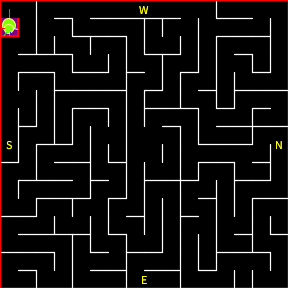
Frame 1 (no input)
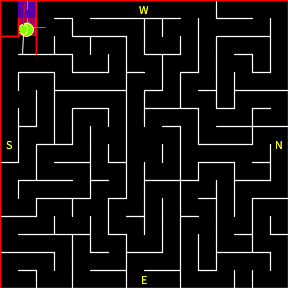
Frame 60 (the mouse pressed at the canvas centre just before this capture)
Frame 120 (the mouse held since frame 60 and released just before this capture): identical to frame 60, image omitted

The Processing sketch that drew these frames (run headless with seeded random() and noise(); from frame 60 on, the mouse is pressed at the canvas centre):

// Processing sketch: MapLogic4
// ── MapLogic4.pde
// Find the center of a maze, then roam back and forth along the shortest route forever.
// Do it in real time, 
// Dan Royer (dan@marginallyclever.com) 2016-05-21

Maze actualMaze;
Turtle turtle;
boolean step;
boolean paused;

void setup () {
  // set the window size
  size(288, 288);  // 288 = 18x16, the number of cells by the cell size.
  frameRate(30);
  paused=false;
  step=false;

  actualMaze = new Maze();
  actualMaze.generateRandomMaze();
  turtle = new Turtle();
}


void draw() {
  if(paused && !step) return;
  step=false;
  
  background(0);  // erase window
  turtle.thinkAndAct();
  turtle.drawTurtle();
  stroke(255,255,255);
  actualMaze.drawMaze();
  stroke(255,0,0);
  turtle.mentalMaze.drawMaze();
}


void keyPressed() {
  if(key==RETURN || key==ENTER) {
    step=true;
  }
  if(key==' ') paused = !paused;
}
// ── Maze.pde
// Find the center of a maze, then roam back and forth along the shortest route forever.
// Dan Royer (dan@marginallyclever.com) 2016-05-21
// Maze creation and access methods

class MazeCell {
  int x, y;
  boolean visited;
  boolean onStack;
}

class MazeWall {
  int cellA, cellB;
  float x1,y1,x2,y2;
  
  boolean removed;
}


static final int ROWS = 16;
static final int COLUMNS = 16;
static final float CELL_SIZE = 18;  //cm
static final float WALL_THICKNESS = 1.2;  //cm
static final float CELL_INTERIOR_SIZE = CELL_SIZE - WALL_THICKNESS;  // cm
float xmax, xmin, ymax, ymin;
float cellW,cellH;

  
class Maze {
  // map details
  MazeCell[] cells;
  MazeWall[] walls;
  MazeWall[] outsideWalls;
  
  // build a list of walls in the maze, cells in the maze, and how they connect to each other.
  Maze() {
    ymin = 0;
    ymax = height;
    xmin = 0;
    xmax = width;
    
    cellW = (xmax - xmin) / COLUMNS;
    cellH = (ymax - ymin) / ROWS;
    
    // build the cells
    cells = new MazeCell[ROWS * COLUMNS];
  
    int x, y, i = 0;
    for (y = 0; y < ROWS; ++y) {
      for (x = 0; x < COLUMNS; ++x) {
        cells[i] = new MazeCell();
        cells[i].visited = false;
        cells[i].onStack = false;
        cells[i].x = x;
        cells[i].y = y;
        ++i;
      }
    }
  
    // build the graph
    walls = new MazeWall[((ROWS - 1) * COLUMNS) + ((COLUMNS - 1) * ROWS)];
    i = 0;
    for (y = 0; y < ROWS; ++y) {
      for (x = 0; x < COLUMNS; ++x) {
        
        if (x < COLUMNS - 1) {
          // vertical wall between horizontal cells
          walls[i] = new MazeWall();
          walls[i].removed = false;
          walls[i].cellA = y * COLUMNS + x;
          walls[i].cellB = y * COLUMNS + x + 1;
          calculateWallEnds(i);
          ++i;
        }
        if (y < ROWS - 1) {
          // horizontal wall between vertical cells
          walls[i] = new MazeWall();
          walls[i].removed = false;
          walls[i].cellA = y * COLUMNS + x;
          walls[i].cellB = y * COLUMNS + x + COLUMNS;
          calculateWallEnds(i);
          ++i;
        }
      }
    }
    
    buildOutsideWalls();
  }
  
  void buildOutsideWalls() {
    outsideWalls = new MazeWall[4];
    for(int i=0;i<4;++i) {
      outsideWalls[i] = new MazeWall();
    }
    outsideWalls[0].x1=0;
    outsideWalls[0].y1=0;
    outsideWalls[0].x2=xmax;
    outsideWalls[0].y2=0;

    outsideWalls[1].x1=xmax;
    outsideWalls[1].y1=0;
    outsideWalls[1].x2=xmax;
    outsideWalls[1].y2=ymax;

    outsideWalls[2].x1=xmax;
    outsideWalls[2].y1=ymax;
    outsideWalls[2].x2=0;
    outsideWalls[2].y2=ymax;

    outsideWalls[3].x1=0;
    outsideWalls[3].y1=ymax;
    outsideWalls[3].x2=0;
    outsideWalls[3].y2=0;
    
    print("maze x max=");    println(xmax);
    print("maze y max=");    println(ymax);
  }

  void removeAllWalls() {
    int i;
    for(i=0;i<walls.length;++i) {
      walls[i].removed = true;
    }
  }
  
  
  void calculateWallEnds(int i) {
    int a = walls[i].cellA;
    int b = walls[i].cellB;
    int ax = cells[a].x;
    int ay = cells[a].y;
    int bx = cells[b].x;
    int by = cells[b].y;
    
    if (ay == by) {
      // vertical wall
      float x1 = xmin + (ax + 1) * cellW;
      float y0 = ymin + (ay + 0) * cellH;
      float y1 = ymin + (ay + 1) * cellH;
      walls[i].x1 = x1;
      walls[i].x2 = x1;
      walls[i].y1 = y0;
      walls[i].y2 = y1;
    } else if (ax == bx) {
      // horizontal wall
      float x0 = xmin + (ax + 0) * cellW;
      float x1 = xmin + (ax + 1) * cellW;
      float y1 = ymin + (ay + 1) * cellH;
      walls[i].x1 = x0;
      walls[i].x2 = x1;
      walls[i].y1 = y1;
      walls[i].y2 = y1;
    }
  }
  
  void generateRandomMaze() {
    int unvisitedCells = cells.length; // -1 for initial cell.
    int cellsOnStack = 0;
  
    // Make the initial cell the current cell and mark it as visited
    int currentCell = 0;
    cells[currentCell].visited = true;
    --unvisitedCells;
    
    int wallIndex;
  
    // While there are unvisited cells
    while (unvisitedCells > 0) {
      // If the current cell has any neighbours which have not been visited
      // Choose randomly one of the unvisited neighbours
      int nextCell = chooseUnvisitedNeighbor(currentCell);
      if (nextCell != -1) {
        // Push the current cell to the stack
        cells[currentCell].onStack = true;
        ++cellsOnStack;
        // Remove the wall between the current cell and the chosen cell
        wallIndex = findWallBetween(currentCell, nextCell);
        assert (wallIndex != -1);
        walls[wallIndex].removed = true;
        // Make the chosen cell the current cell and mark it as visited
        currentCell = nextCell;
        cells[currentCell].visited = true;
        --unvisitedCells;
      } else if (cellsOnStack > 0) {
        // else if stack is not empty pop a cell from the stack
        for (int i = 0; i < cells.length; ++i) {
          if (cells[i].onStack) {
            // Make it the current cell
            currentCell = i;
            cells[i].onStack = false;
            --cellsOnStack;
            break;
          }
        }
      }
    }
  
    // remove the walls between the four center squares
    int x = (COLUMNS/2)-1;
    int y = (ROWS/2)-1;
    currentCell = y * COLUMNS + x;
    
    wallIndex = findWallBetween(currentCell        , currentCell+1        );  walls[wallIndex].removed = true;
    wallIndex = findWallBetween(currentCell        , currentCell+COLUMNS  );  walls[wallIndex].removed = true;
    wallIndex = findWallBetween(currentCell+COLUMNS, currentCell+COLUMNS+1);  walls[wallIndex].removed = true;
    wallIndex = findWallBetween(currentCell+1      , currentCell+COLUMNS+1);  walls[wallIndex].removed = true;
  }
  
  
  int chooseUnvisitedNeighbor(int currentCell) {
    int x = cells[currentCell].x;
    int y = cells[currentCell].y;
  
    int[] candidates = new int[4];
    int found = 0;
  
    // left
    if (x > 0 && cells[currentCell - 1].visited == false) {
      candidates[found++] = currentCell - 1;
    }
    // right
    if (x < COLUMNS - 1 && !cells[currentCell + 1].visited) {
      candidates[found++] = currentCell + 1;
    }
    // up
    if (y > 0 && !cells[currentCell - COLUMNS].visited) {
      candidates[found++] = currentCell - COLUMNS;
    }
    // down
    if (y < ROWS - 1 && !cells[currentCell + COLUMNS].visited) {
      candidates[found++] = currentCell + COLUMNS;
    }
  
    if (found == 0)
      return -1;
  
    // choose a random candidate
    int choice = (int) (Math.random() * found);
    assert (choice >= 0 && choice < found);
  
    return candidates[choice];
  }
  
  
  void drawMaze() {
    strokeWeight(WALL_THICKNESS);
    
    // Draw outside edge
    line(xmin, ymax, xmax, ymax);
    line(xmin, ymin, xmax, ymin);
    line(xmax, ymin, xmax, ymax);
    line(xmin, ymin, xmin, ymax);
 
    int i;
    for (i = 0; i < walls.length; ++i) {
      if (walls[i].removed)
        continue;
      line(walls[i].x1,
           walls[i].y1,
           walls[i].x2,
           walls[i].y2);
    }
    strokeWeight(1);
    
    // draw compass
    textAlign(CENTER, CENTER);
    fill(255,255,0);
    text("N", width - cellW/2, height/2        );
    text("E", width/2        , height - cellH/2);
    text("W", width/2        , cellH/2         );
    text("S", cellW/2        , height/2        );
  }
  
  
  /**
   * Find the index of the wall between two cells
   * returns -1 if no wall is found (asking the impossible)
   */
  int findWallBetween(int currentCell, int nextCell) {
    int i;
    for (i = 0; i < walls.length; ++i) {
      if (walls[i].cellA == currentCell || walls[i].cellA == nextCell) {
        if (walls[i].cellB == currentCell || walls[i].cellB == nextCell)
          return i;
      }
    }
    return -1;
  }


  // convert grid (x,y) to cell index number.
  int getCellNumberAt(int x,int y) {
    return y * COLUMNS + x;
  }
  
  int getCellNumberAt(float px,float py) {
    int x = floor(px / cellW);
    int y = floor(py / cellH);
    return getCellNumberAt(x,y);
  }
  
  
  // returns true if there is a wall between cells A and B.
  boolean thereIsAWallBetween(int a,int b) {
    int wi = findWallBetween(a,b);
    return (wi==-1 || !walls[wi].removed);
  }
  
  boolean thereIsAWallToTheNorth(int c) {  return thereIsAWallBetween(c, c+1      );  }
  boolean thereIsAWallToTheSouth(int c) {  return thereIsAWallBetween(c, c-1      );  }
  boolean thereIsAWallToTheEast (int c) {  return thereIsAWallBetween(c, c+COLUMNS);  }
  boolean thereIsAWallToTheWest (int c) {  return thereIsAWallBetween(c, c-COLUMNS);  }
}
// ── Turtle.pde
// Find the center of a maze, then roam back and forth along the shortest route forever.
// Dan Royer (dan@marginallyclever.com) 2016-05-21
// Turtle logic


static final int NORTH=0;
static final int EAST =1;
static final int SOUTH=2;
static final int WEST =3;

static final int SEARCHING = 0;
static final int GOHOME    = 1;
static final int GOCENTER  = 2;

static final float SENSOR_RANGE = 20;


// Measured in Fusion360 model of robot
static final float WHEEL_CENTER_TO_SENSOR_CENTER = 3.5426002;  // cm
static final float ROBOT_WHEEL_SAFETY_RADIUS = 13.0/2.0;  // cm
static final float SENSOR_CIRCLE_RADIUS = 4.6192007;  // cm
static final float IDEAL_SENSOR_DISTANCE = CELL_INTERIOR_SIZE/2.0 - SENSOR_CIRCLE_RADIUS;
static final float FRONT_SENSORS_TO_IDEAL_FRONT_WALL = IDEAL_SENSOR_DISTANCE / cos(radians(30));
static final float FRONT_SENSORS_TO_IDEAL_SIDE_WALL = IDEAL_SENSOR_DISTANCE / sin(radians(30));

class TurtleHistory {
  int cellX, cellY;
  int dir;
}


class Turtle {
  // 
  float px, py;
  float angle;
  
  int cellX, cellY;
  int dir;
  
  Maze mentalMaze;
  TurtleHistory [] history;
  int historyCount;
  int turtleState;
  int walkCount;


  float distanceA;
  float distanceB;
  float distanceC;
  float distanceD;

  Turtle() {
    mentalMaze = new Maze();
    mentalMaze.removeAllWalls();
    
    print("ideal distance = ");
    println(IDEAL_SENSOR_DISTANCE);
    print("front sensor distance = ");
    println(FRONT_SENSORS_TO_IDEAL_FRONT_WALL);
    
    px = cellW / 2;// - WHEEL_CENTER_TO_SENSOR_CENTER/2;
    py = cellH / 2;
    angle=0;
    
    turtleState = SEARCHING;
    // start in south-west corner
    cellX=0;
    cellY=0;
    dir=NORTH;
  
    // longest path cannot be greater than number of cells in the maze.
    history = new TurtleHistory[COLUMNS * ROWS];
    int i;
    for(i=0;i<history.length;++i) {
      history[i] = new TurtleHistory();
    }
    historyCount=0;
  
    addToHistory();
    readSensors();
  }
  
  
  void thinkAndAct() {
    print("\nI think I'm in (");
    print(cellX);
    print(',');
    print(cellY);
    print(") facing ");
    print(dir);
    print(".  ");
    
    switch(turtleState) {
    case SEARCHING:  searchMaze();  break;
    case    GOHOME:  goHome();      break;
    case  GOCENTER:  goToCenter();  break; 
    }
  }
  
  
  void readSensors() {
    distanceA = senseAlongLine(angle, +90);
    distanceB = senseAlongLine(angle, +30);
    distanceC = senseAlongLine(angle, -30);
    distanceD = senseAlongLine(angle, -90);
  }
  
  
  // send a ray into the map and find the nearest wall within the sensor range.
  // @param arg0 the absolute angle into the world
  // @param arg1 the relative angle of the sensor
  // @return distance to nearest thing, or SENSOR_RANGE+1 if nothing found.
  float senseAlongLine(float arg0, float arg1) {
    float fx0 = px + cos(radians(arg0))*WHEEL_CENTER_TO_SENSOR_CENTER;
    float fy0 = py + sin(radians(arg0))*WHEEL_CENTER_TO_SENSOR_CENTER;
    float fx = fx0 + cos(radians(arg0+arg1))*SENSOR_CIRCLE_RADIUS;
    float fy = fy0 + sin(radians(arg0+arg1))*SENSOR_CIRCLE_RADIUS;
    float ex = fx + cos(radians(arg0+arg1))*SENSOR_RANGE;
    float ey = fy + sin(radians(arg0+arg1))*SENSOR_RANGE;
      
    // test line P-E against the maze walls.  find the nearest hit.
    float nearestD=SENSOR_RANGE+1;
    int nearestI = -1;
    
    int i;
    for(i=0;i<actualMaze.walls.length;++i) {
      if(actualMaze.walls[i].removed) continue;
      
      float d = testLine(fx,fy,
                         ex,ey,
                         actualMaze.walls[i].x1,actualMaze.walls[i].y1,
                         actualMaze.walls[i].x2,actualMaze.walls[i].y2);
      if(d>0 && nearestD > d) {
        nearestD = d;
        nearestI = i;
      }
    }
      
    if( nearestD > 0 && nearestD < SENSOR_RANGE ) {
      // we got one!  https://www.youtube.com/watch?v=KzlQWCdAkgo
      if(mentalMaze.walls[nearestI].removed) {
        //print("Found wall ");
        //print(nearestI);
        //print(" at ");
        //print(nearestD);
        //print(".  ");
        mentalMaze.walls[nearestI].removed = false;
      }
    }
    
    // test the outside walls
    for(i=0;i<actualMaze.outsideWalls.length;++i) {
      float d = testLine(fx,fy,
                         ex,ey,
                         actualMaze.outsideWalls[i].x1,actualMaze.outsideWalls[i].y1,
                         actualMaze.outsideWalls[i].x2,actualMaze.outsideWalls[i].y2);
      if(d>0 && nearestD > d) {
        nearestD = d;
        //print("Found outside wall at ");
        //print(nearestD);
        //print(".  ");
      }
    }
    
    return nearestD;
  }


  // test line P-E against wall w.
  // return -1 if no intersection
  float testLine(float x1,float y1,float x2,float y2,float x3,float y3,float x4,float y4) {    
    if(intersect(x1,y1,x2,y2,x3,y3,x4,y4)==DO_INTERSECT) {
      float dx = intersectX - x1;
      float dy = intersectY - y1;
      return sqrt(dx*dx + dy*dy);
    }
    return -1;
  }
  
  
  void drawTurtle() {
    drawHistory();
    drawPerfectTurtle();
    drawActualTurtle();
  }
  
  
  // visualize the robot's memory of the shortest path through the maze.
  void drawHistory() {
    color c1=color(0,0,255);
    color c2=color(255,0,0);
    color c3;
    
    float ax,ay;
    for(int i=1;i<historyCount;++i) {
      noStroke();
      int cellNumber = actualMaze.getCellNumberAt(history[i].cellX,history[i].cellY);
      ax = mentalMaze.cells[cellNumber].x * cellW;
      ay = mentalMaze.cells[cellNumber].y * cellH;
      
      c3 = lerpColor(c1,c2,(float)i/(float)historyCount);
      fill(c3);
      rect(ax,ay,cellW,cellH);  
      stroke(255,255,0,128);
      float px = ax+cellW/2;
      float py = ay+cellH/2;
      float dx=0;
      float dy=0;
    
      switch(history[i].dir) {
      case NORTH: dx = -cellW; break; 
      case  EAST: dy = -cellH; break;
      case SOUTH: dx =  cellW; break;
      case  WEST: dy =  cellH; break;
      }
      
      line(px,
           py,
           px+dx,
           py+dy);
    }
  }
  
  
  void drawPerfectTurtle() {
    // body
    int cellNumber = getCurrentCellNumber();
    float ax = mentalMaze.cells[cellNumber].x * cellW;
    float ay = mentalMaze.cells[cellNumber].y * cellH;
    float px1 = ax+cellW/2;
    float py1 = ay+cellH/2;
  
    fill(0,255,0,128);
    stroke(128,255,128,128);
    ellipse(px1,py1,cellW/2,cellH/2);
    
    // line pointing forward
    float dx=0;
    float dy=0;
    switch(dir) {
    case NORTH: dx =  cellW/2; break; 
    case  EAST: dy =  cellH/2; break;
    case SOUTH: dx = -cellW/2; break;
    case  WEST: dy = -cellH/2; break;
    }
    line(px1,
         py1,
         px1+dx,
         py1+dy);
  }
  
  
  void drawActualTurtle() {
    // body
    fill(128,255,0);
    stroke(255,255,128);
    
    float fx = px + cos(radians(angle))*WHEEL_CENTER_TO_SENSOR_CENTER;
    float fy = py + sin(radians(angle))*WHEEL_CENTER_TO_SENSOR_CENTER;
    
    float d = ROBOT_WHEEL_SAFETY_RADIUS*2;
    ellipse(px,py,d,d);
    d=SENSOR_CIRCLE_RADIUS*2;
    ellipse(fx,fy,d,d);
    
    // sensors
    stroke(255,  0,  0,255);  drawSensorLine(angle,+90,distanceA);
    stroke(  0,255,  0,255);  drawSensorLine(angle,+30,distanceB);
    stroke(  0,  0,255,255);  drawSensorLine(angle,-30,distanceC);
    stroke(255,255,255,255);  drawSensorLine(angle,-90,distanceD);
  }
  
  
  void drawSensorLine(float arg0,float arg1,float distance) {
    float fx0 = px + cos(radians(arg0))*WHEEL_CENTER_TO_SENSOR_CENTER;
    float fy0 = py + sin(radians(arg0))*WHEEL_CENTER_TO_SENSOR_CENTER;
    float fx = fx0 + cos(radians(arg0+arg1))*SENSOR_CIRCLE_RADIUS;
    float fy = fy0 + sin(radians(arg0+arg1))*SENSOR_CIRCLE_RADIUS;
    float dx = fx + cos(radians(arg0+arg1))*distance;
    float dy = fy + sin(radians(arg0+arg1))*distance;
    
    line(fx,fy,dx,dy);
  }
  
  
  int getCurrentCellNumber() {
    return mentalMaze.getCellNumberAt( cellX, cellY );
  }
  
  
  
  boolean thereIsAWallToTheRight() {
    int c = getCurrentCellNumber();
    switch(dir) {
      case NORTH: return mentalMaze.thereIsAWallToTheEast (c);
      case  EAST: return mentalMaze.thereIsAWallToTheSouth(c);
      case SOUTH: return mentalMaze.thereIsAWallToTheWest (c);
      default   : return mentalMaze.thereIsAWallToTheNorth(c);
    }
  }
  
  
  boolean thereIsAWallAhead() {
    int c = getCurrentCellNumber();
    switch(dir) {
      case NORTH: return mentalMaze.thereIsAWallToTheNorth(c);
      case  EAST: return mentalMaze.thereIsAWallToTheEast (c);
      case SOUTH: return mentalMaze.thereIsAWallToTheSouth(c);
      default   : return mentalMaze.thereIsAWallToTheWest (c);
    }
  }
  
  
  void turnRight() {
    dir = (dir+1)%4;
    
    angle+=90+random(2);
    if(angle>360) angle-=360;
    print("Turning right to ");
    print(angle);
    print(".  ");
    //correctTurn();
  }
  
  
  void turnLeft() {
    dir = (dir+4-1)%4;
    
    angle-= 90+random(2);
    if(angle<0) angle+=360;
    print("Turning left to ");
    print(angle);
    print(".  ");
    //correctTurn();
  }
  
  
  void correctTurn() {
    print("Correcting turn.  ");
    if(thereIsAWallAhead()) {
      print("I know there's a wall ahead.  ");
      readSensors();
      int i=0;
      while(abs(distanceB-distanceC)>0.25 && i<100) {
        if(distanceB<distanceC) {
          // left sensor closer than right.
          turnABitLeft();
          print("\n");
        } else {
          // right sensor closer than left.
          turnABitRight();
          print("\n");
        }
        readSensors();
        ++i;
      }
    } else if(thereIsAWallToTheRight()) {
      print("I know there's a wall on the right.  ");
      readSensors();
      int i=0;
      while(abs(IDEAL_SENSOR_DISTANCE - distanceA) > 0.01 && i<100) {
        print(distanceA - IDEAL_SENSOR_DISTANCE);
        print("  ");
        if(distanceA < IDEAL_SENSOR_DISTANCE ) {
          //print("Too close.  ");
          turnABitLeft();
          print("\n");
        } else {
          //print("Too far.  ");
          turnABitRight();
          print("\n");
        }
        readSensors();
        ++i;
      }
    } else {
      print("I know where there's a wall to use.  ");
    }
  }
  
  
  void turnABitLeft() {
    angle-=(2+random(2))/2;
    if(angle<0) angle+=360;
    print("Turning a bit left to ");
    print(angle);
    print(".  ");
  }
  
  void turnABitRight() {
    angle+=(2+random(2))/2;
    if(angle>360) angle-=360;
    print("Turning a bit right to ");
    print(angle);
    print(".  ");
  }
  
  
  void stepForward() {
    // Check that the square we want to move to is inside the maze.
    int x = cellX;
    int y = cellY;
    
    String direction="";
    switch(dir) {
    case NORTH:  direction="north ";  ++x;  break;
    case  EAST:  direction="east " ;  ++y;  break;
    case SOUTH:  direction="south ";  --x;  break;
    case  WEST:  direction="west " ;  --y;  break;
    }
  
    if(x >= ROWS   ) x = ROWS-1;
    if(x <  0      ) x = 0;
    if(y >= COLUMNS) y = COLUMNS-1;
    if(y <  0      ) y = 0;
  
    if(cellX == x && cellY == y ) {
      return;
    }
    
    cellX = x;
    cellY = y;
    
    print("Advancing ");
    print(direction);
    print("to (");
    print(cellX);
    print(',');
    print(cellY);
    print(").  ");
    
    float travelDistance=0;
    float v=1;
    long t=millis();
    do {
      readSensors();
      
      v+=0.05;
      if(v>1) v=1;
      
      if(distanceB < FRONT_SENSORS_TO_IDEAL_SIDE_WALL && distanceC < FRONT_SENSORS_TO_IDEAL_SIDE_WALL  ) {
        print("\nI see a wall ");
        print(distanceB);
        print("~");
        print(distanceC);
        print(" ahead.  ");
        // wall ahead.  Go until we are in the center of the square
        if( distanceB < FRONT_SENSORS_TO_IDEAL_FRONT_WALL && distanceC < FRONT_SENSORS_TO_IDEAL_FRONT_WALL ) {
          print("Stopping.  ");
          v=0;  // stop!
          break;
        } else if(abs(distanceB-distanceC)>0.1) {
          print("Straightening out.  ");
          if(distanceB>distanceC) {
            // left sensor closer than right.
            turnABitLeft();
            v-=0.1;
            if(v<0.0)v=0.0;
          } else {
            // right sensor closer than left.
            turnABitRight();
            v-=0.1;
            if(v<0.0)v=0.0;
          }
        }
      } else {
        print("\nI see nothing ahead.  ");
        /*
        if(distanceA < SENSOR_RANGE && distanceD < SENSOR_RANGE ) {
          print("I see walls on both sides.  ");
          // walls on both sides.
          if(abs(distanceA - distanceD) >0.01 ) {
            if(distanceA > distanceD ) {
              print("Closer on the left.  ");
              turnABitRight();
              v-=0.1;
              if(v<0.0)v=0.0;
            } else if(distanceA < distanceD ) {
              print("Closer on the right.  ");
              turnABitLeft();
              v-=0.1;
              if(v<0.0)v=0.0;
            }
          }
        } else*/ if(distanceA < 10) {
          print("I see a wall ");
          print(distanceA - IDEAL_SENSOR_DISTANCE);
          print(" on the right.  ");
          // how far are we from the right wall?
          if(abs(IDEAL_SENSOR_DISTANCE - distanceA) > 0.01) {
            if(distanceA < IDEAL_SENSOR_DISTANCE ) {
              //print("Too close.  ");
              turnABitLeft();
              v-=0.075;
              if(v<0.0)v=0.0;
            } else if(distanceA > IDEAL_SENSOR_DISTANCE ) {
              //print("Too far.  ");
              turnABitRight();
              v-=0.075;
              if(v<0.0)v=0.0;
            }
          }
        } else if(distanceD < 10) {
          print("I see a wall ");
          print(distanceD - IDEAL_SENSOR_DISTANCE);
          print(" on the left.  ");
          if(abs(IDEAL_SENSOR_DISTANCE - distanceD) > 0.01) {
            if(distanceD < IDEAL_SENSOR_DISTANCE )  {
              //print("Too close.  ");
              turnABitRight();
              v-=0.1;
              if(v<0.0)v=0.0;
            } else if(distanceD > IDEAL_SENSOR_DISTANCE )  {
              //print("Too far.  ");
              turnABitLeft();
              v-=0.1;
              if(v<0.0)v=0.0;
            }
          }
        } else {
          // I see nothing forward, left, or right.  Go straight?
          print("I see nothing left or right.  ");
        }
      }
      
      float dx=cos(radians(angle))*v;
      float dy=sin(radians(angle))*v;
      px+=dx;
      py+=dy;
      
      travelDistance += sqrt(dx*dx + dy*dy);
    } while(travelDistance < CELL_SIZE && millis()-t<150);
    
    if(travelDistance < CELL_SIZE) {
      print("timed out.  ");
    }
    
    cellX = floor(px / cellW);
    cellY = floor(py / cellH);
    
    readSensors();
  }
  
  void addToHistory() {
    history[historyCount].cellX = cellX;
    history[historyCount].cellY = cellY;
    history[historyCount].dir = dir;
    historyCount++;
  }
  
  
  /**
   * Remove dead ends from the calulcated shortest route.
   * Do this by checking if we've been here before.
   * If we have, remove everything in history between the last visit and now.
   */
  void pruneHistory(int findCell) {
    int i;
    for(i = historyCount-2; i >= 0; --i) {
      int cell = mentalMaze.getCellNumberAt(history[i].cellX, history[i].cellY);
      if(cell == findCell) {
        historyCount = i+1;
        return;
      }
    }
  }
  
  
  // One step in the maze search.
  void searchMaze() {
    if(!thereIsAWallToTheRight()) {
      print("I think there's no wall on the right.  ");
      turnRight();
    }
      
    if(!thereIsAWallAhead()) {
      print("I think there's no wall ahead.  ");
      stepForward();
      addToHistory();
    } else {
      print("I think there's a wall ahead.  ");
      turnLeft();
    }
    println();
  
    // remove dead ends
    pruneHistory(getCurrentCellNumber());
    
    if( iAmInTheCenter() ) {
      println("** CENTER FOUND.  GOING HOME **");
      turtleState = GOHOME;
      walkCount = historyCount;
    }
  }
  
  
  boolean iAmInTheCenter() {
    return ( cellX == (ROWS   /2)-1 || cellX == (ROWS   /2) ) &&
           ( cellY == (COLUMNS/2)-1 || cellY == (COLUMNS/2) );
  }
  
  
  void turnToFace(int newDir) {
    if(dir == newDir) {
      // facing that way already
      return;
    }
  
    if(newDir == dir+2 || newDir == dir-2 ) {
      // 180
      turnRight();
      turnRight();
      return;
    }
    if(newDir == (dir+4-1)%4) turnLeft();
    if(newDir == (dir  +1)%4) turnRight();
  }
  
  
  // One step towards home along the known shortest route.
  void goHome() {
    walkCount--;
    turnToFace((history[walkCount].dir+2)%4);  // face the opposite of the history
    stepForward();
    println();
    
    if(walkCount==0) {
      println("** HOME FOUND.  GOING TO CENTER **");
      turtleState = GOCENTER;
      walkCount=1;
    }
  }
  
  
  // One step towards center along the known shortest route.
  void goToCenter() {
    turnToFace(history[walkCount].dir);  // face the opposite of the history
    stepForward();
    println();
  
    walkCount++;
    
    if(walkCount==historyCount) {
      println("** CENTER FOUND.  GOING HOME **");
      turtleState = GOHOME;
    }
  }
}
// ── intersect.pde
// http://processingjs.org/learning/custom/intersect/


static final int DONT_INTERSECT = 0;
static final int COLLINEAR = 1;
static final int DO_INTERSECT = 2;


float intersectX,intersectY;


int intersect(float x1, float y1, float x2, float y2, float x3, float y3, float x4, float y4) {
  float a1, a2, b1, b2, c1, c2;
  float r1, r2 , r3, r4;
  float denom, offset, num;

  // Compute a1, b1, c1, where line joining points 1 and 2
  // is "a1 x + b1 y + c1 = 0".
  a1 = y2 - y1;
  b1 = x1 - x2;
  c1 = (x2 * y1) - (x1 * y2);

  // Compute r3 and r4.
  r3 = ((a1 * x3) + (b1 * y3) + c1);
  r4 = ((a1 * x4) + (b1 * y4) + c1);

  // Check signs of r3 and r4. If both point 3 and point 4 lie on
  // same side of line 1, the line segments do not intersect.
  if ((r3 != 0) && (r4 != 0) && sameSign(r3, r4)){
    return DONT_INTERSECT;
  }

  // Compute a2, b2, c2
  a2 = y4 - y3;
  b2 = x3 - x4;
  c2 = (x4 * y3) - (x3 * y4);

  // Compute r1 and r2
  r1 = (a2 * x1) + (b2 * y1) + c2;
  r2 = (a2 * x2) + (b2 * y2) + c2;

  // Check signs of r1 and r2. If both point 1 and point 2 lie
  // on same side of second line segment, the line segments do
  // not intersect.
  if ((r1 != 0) && (r2 != 0) && (sameSign(r1, r2))){
    return DONT_INTERSECT;
  }

  //Line segments intersect: compute intersection point.
  denom = (a1 * b2) - (a2 * b1);

  if (denom == 0) {
    return COLLINEAR;
  }

  if (denom < 0){ 
    offset = -denom / 2; 
  } else {
    offset = denom / 2 ;
  }

  // The denom/2 is to get rounding instead of truncating. It
  // is added or subtracted to the numerator, depending upon the
  // sign of the numerator.
  num = (b1 * c2) - (b2 * c1);
  if (num < 0){
    intersectX = (num - offset) / denom;
  } else {
    intersectX = (num + offset) / denom;
  }

  num = (a2 * c1) - (a1 * c2);
  if (num < 0){
    intersectY = (num - offset) / denom;
  } else {
    intersectY = (num + offset) / denom;
  }

  // lines_intersect
  return DO_INTERSECT;
}


boolean sameSign(float a, float b){
  return (( a * b) >= 0);
}
